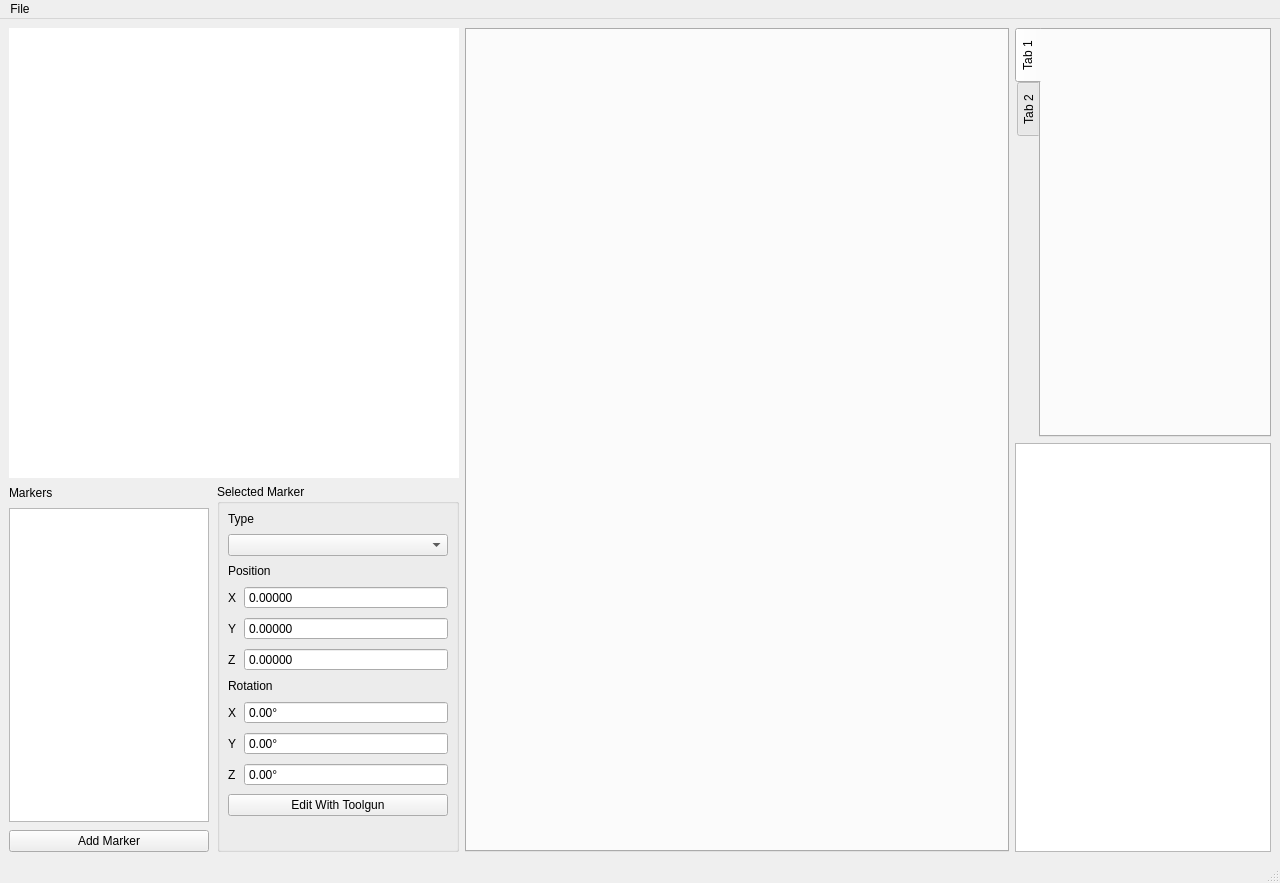
<?xml version="1.0" encoding="UTF-8"?>
<ui version="4.0">
 <class>MainWindow</class>
 <widget class="QMainWindow" name="MainWindow">
  <property name="geometry">
   <rect>
    <x>0</x>
    <y>0</y>
    <width>1280</width>
    <height>883</height>
   </rect>
  </property>
  <property name="windowTitle">
   <string>Frontier Defense Editor</string>
  </property>
  <widget class="QWidget" name="centralwidget">
   <layout class="QHBoxLayout" name="horizontalLayout">
    <item>
     <layout class="QVBoxLayout" name="verticalLayout">
      <item>
       <widget class="MinimapGraphicsView" name="minimapGraphicsView">
        <property name="sizePolicy">
         <sizepolicy hsizetype="Fixed" vsizetype="Fixed">
          <horstretch>0</horstretch>
          <verstretch>0</verstretch>
         </sizepolicy>
        </property>
        <property name="minimumSize">
         <size>
          <width>450</width>
          <height>450</height>
         </size>
        </property>
        <property name="frameShape">
         <enum>QFrame::NoFrame</enum>
        </property>
       </widget>
      </item>
      <item>
       <layout class="QHBoxLayout" name="horizontalLayout_2">
        <property name="spacing">
         <number>8</number>
        </property>
        <item>
         <layout class="QVBoxLayout" name="verticalLayout_4">
          <property name="spacing">
           <number>8</number>
          </property>
          <property name="topMargin">
           <number>2</number>
          </property>
          <item>
           <widget class="QLabel" name="label_6">
            <property name="text">
             <string>Markers</string>
            </property>
           </widget>
          </item>
          <item>
           <widget class="QListView" name="markerListView">
            <property name="maximumSize">
             <size>
              <width>200</width>
              <height>16777215</height>
             </size>
            </property>
            <property name="font">
             <font>
              <pointsize>9</pointsize>
             </font>
            </property>
            <property name="editTriggers">
             <set>QAbstractItemView::NoEditTriggers</set>
            </property>
            <property name="selectionMode">
             <enum>QAbstractItemView::ExtendedSelection</enum>
            </property>
           </widget>
          </item>
          <item>
           <widget class="QPushButton" name="addMarkerButton">
            <property name="text">
             <string>Add Marker</string>
            </property>
           </widget>
          </item>
         </layout>
        </item>
        <item>
         <widget class="QGroupBox" name="markerGroupBox">
          <property name="title">
           <string>Selected Marker</string>
          </property>
          <layout class="QVBoxLayout" name="verticalLayout_6">
           <property name="leftMargin">
            <number>0</number>
           </property>
           <property name="topMargin">
            <number>0</number>
           </property>
           <property name="rightMargin">
            <number>0</number>
           </property>
           <property name="bottomMargin">
            <number>0</number>
           </property>
           <item>
            <layout class="QVBoxLayout" name="verticalLayout_5">
             <property name="spacing">
              <number>8</number>
             </property>
             <property name="leftMargin">
              <number>8</number>
             </property>
             <property name="topMargin">
              <number>8</number>
             </property>
             <property name="rightMargin">
              <number>8</number>
             </property>
             <property name="bottomMargin">
              <number>8</number>
             </property>
             <item>
              <widget class="QLabel" name="label">
               <property name="sizePolicy">
                <sizepolicy hsizetype="Fixed" vsizetype="Fixed">
                 <horstretch>0</horstretch>
                 <verstretch>0</verstretch>
                </sizepolicy>
               </property>
               <property name="text">
                <string>Type</string>
               </property>
              </widget>
             </item>
             <item>
              <widget class="QComboBox" name="typeComboBox"/>
             </item>
             <item>
              <widget class="QLabel" name="label_2">
               <property name="sizePolicy">
                <sizepolicy hsizetype="Fixed" vsizetype="Fixed">
                 <horstretch>0</horstretch>
                 <verstretch>0</verstretch>
                </sizepolicy>
               </property>
               <property name="text">
                <string>Position</string>
               </property>
              </widget>
             </item>
             <item>
              <layout class="QGridLayout" name="gridLayout">
               <item row="0" column="1">
                <widget class="QDoubleSpinBox" name="xCoordSpinBox">
                 <property name="sizePolicy">
                  <sizepolicy hsizetype="Expanding" vsizetype="Fixed">
                   <horstretch>0</horstretch>
                   <verstretch>0</verstretch>
                  </sizepolicy>
                 </property>
                 <property name="buttonSymbols">
                  <enum>QAbstractSpinBox::NoButtons</enum>
                 </property>
                 <property name="decimals">
                  <number>5</number>
                 </property>
                 <property name="minimum">
                  <double>-1000000.000000000000000</double>
                 </property>
                 <property name="maximum">
                  <double>1000000.000000000000000</double>
                 </property>
                </widget>
               </item>
               <item row="2" column="1">
                <widget class="QDoubleSpinBox" name="zCoordSpinBox">
                 <property name="sizePolicy">
                  <sizepolicy hsizetype="Expanding" vsizetype="Fixed">
                   <horstretch>0</horstretch>
                   <verstretch>0</verstretch>
                  </sizepolicy>
                 </property>
                 <property name="buttonSymbols">
                  <enum>QAbstractSpinBox::NoButtons</enum>
                 </property>
                 <property name="decimals">
                  <number>5</number>
                 </property>
                 <property name="minimum">
                  <double>-1000000.000000000000000</double>
                 </property>
                 <property name="maximum">
                  <double>1000000.000000000000000</double>
                 </property>
                </widget>
               </item>
               <item row="1" column="1">
                <widget class="QDoubleSpinBox" name="yCoordSpinBox">
                 <property name="sizePolicy">
                  <sizepolicy hsizetype="Expanding" vsizetype="Fixed">
                   <horstretch>0</horstretch>
                   <verstretch>0</verstretch>
                  </sizepolicy>
                 </property>
                 <property name="buttonSymbols">
                  <enum>QAbstractSpinBox::NoButtons</enum>
                 </property>
                 <property name="decimals">
                  <number>5</number>
                 </property>
                 <property name="minimum">
                  <double>-1000000.000000000000000</double>
                 </property>
                 <property name="maximum">
                  <double>1000000.000000000000000</double>
                 </property>
                </widget>
               </item>
               <item row="0" column="0">
                <widget class="QLabel" name="label_4">
                 <property name="text">
                  <string>X</string>
                 </property>
                </widget>
               </item>
               <item row="1" column="0">
                <widget class="QLabel" name="label_5">
                 <property name="text">
                  <string>Y</string>
                 </property>
                </widget>
               </item>
               <item row="2" column="0">
                <widget class="QLabel" name="label_7">
                 <property name="text">
                  <string>Z</string>
                 </property>
                </widget>
               </item>
              </layout>
             </item>
             <item>
              <widget class="QLabel" name="label_3">
               <property name="text">
                <string>Rotation</string>
               </property>
              </widget>
             </item>
             <item>
              <layout class="QGridLayout" name="gridLayout_2" rowstretch="0,0,0">
               <item row="1" column="0">
                <widget class="QLabel" name="label_10">
                 <property name="text">
                  <string>Y</string>
                 </property>
                </widget>
               </item>
               <item row="0" column="0">
                <widget class="QLabel" name="label_8">
                 <property name="text">
                  <string>X</string>
                 </property>
                </widget>
               </item>
               <item row="2" column="0">
                <widget class="QLabel" name="label_9">
                 <property name="text">
                  <string>Z</string>
                 </property>
                </widget>
               </item>
               <item row="2" column="1">
                <widget class="QDoubleSpinBox" name="zRotDoubleSpinBox">
                 <property name="sizePolicy">
                  <sizepolicy hsizetype="Expanding" vsizetype="Fixed">
                   <horstretch>0</horstretch>
                   <verstretch>0</verstretch>
                  </sizepolicy>
                 </property>
                 <property name="inputMethodHints">
                  <set>Qt::ImhFormattedNumbersOnly</set>
                 </property>
                 <property name="buttonSymbols">
                  <enum>QAbstractSpinBox::NoButtons</enum>
                 </property>
                 <property name="suffix">
                  <string>°</string>
                 </property>
                </widget>
               </item>
               <item row="0" column="1">
                <widget class="QDoubleSpinBox" name="xRotDoubleSpinBox">
                 <property name="inputMethodHints">
                  <set>Qt::ImhFormattedNumbersOnly</set>
                 </property>
                 <property name="buttonSymbols">
                  <enum>QAbstractSpinBox::NoButtons</enum>
                 </property>
                 <property name="suffix">
                  <string>°</string>
                 </property>
                </widget>
               </item>
               <item row="1" column="1">
                <widget class="QDoubleSpinBox" name="yRotDoubleSpinBox">
                 <property name="inputMethodHints">
                  <set>Qt::ImhFormattedNumbersOnly</set>
                 </property>
                 <property name="buttonSymbols">
                  <enum>QAbstractSpinBox::NoButtons</enum>
                 </property>
                 <property name="suffix">
                  <string>°</string>
                 </property>
                </widget>
               </item>
              </layout>
             </item>
             <item>
              <widget class="QPushButton" name="toolgunButton">
               <property name="sizePolicy">
                <sizepolicy hsizetype="Preferred" vsizetype="Fixed">
                 <horstretch>0</horstretch>
                 <verstretch>0</verstretch>
                </sizepolicy>
               </property>
               <property name="text">
                <string>Edit With Toolgun</string>
               </property>
              </widget>
             </item>
             <item>
              <spacer name="verticalSpacer">
               <property name="orientation">
                <enum>Qt::Vertical</enum>
               </property>
               <property name="sizeHint" stdset="0">
                <size>
                 <width>20</width>
                 <height>40</height>
                </size>
               </property>
              </spacer>
             </item>
            </layout>
           </item>
          </layout>
         </widget>
        </item>
       </layout>
      </item>
     </layout>
    </item>
    <item>
     <widget class="QTabWidget" name="waveTabs">
      <property name="sizePolicy">
       <sizepolicy hsizetype="Expanding" vsizetype="Expanding">
        <horstretch>2</horstretch>
        <verstretch>0</verstretch>
       </sizepolicy>
      </property>
      <property name="minimumSize">
       <size>
        <width>512</width>
        <height>512</height>
       </size>
      </property>
      <property name="tabShape">
       <enum>QTabWidget::Rounded</enum>
      </property>
      <property name="currentIndex">
       <number>-1</number>
      </property>
     </widget>
    </item>
    <item>
     <layout class="QVBoxLayout" name="verticalLayout_2">
      <item>
       <widget class="QTabWidget" name="tabWidget">
        <property name="sizePolicy">
         <sizepolicy hsizetype="Expanding" vsizetype="Expanding">
          <horstretch>1</horstretch>
          <verstretch>0</verstretch>
         </sizepolicy>
        </property>
        <property name="tabPosition">
         <enum>QTabWidget::West</enum>
        </property>
        <widget class="QWidget" name="tab">
         <attribute name="title">
          <string>Tab 1</string>
         </attribute>
        </widget>
        <widget class="QWidget" name="tab_2">
         <attribute name="title">
          <string>Tab 2</string>
         </attribute>
        </widget>
       </widget>
      </item>
      <item>
       <widget class="QListWidget" name="listWidget"/>
      </item>
     </layout>
    </item>
   </layout>
  </widget>
  <widget class="QMenuBar" name="menubar">
   <property name="geometry">
    <rect>
     <x>0</x>
     <y>0</y>
     <width>1280</width>
     <height>21</height>
    </rect>
   </property>
   <widget class="QMenu" name="menuFile">
    <property name="title">
     <string>File</string>
    </property>
    <addaction name="actionNetworkSettings"/>
    <addaction name="actionExport_Script"/>
    <addaction name="actionSave"/>
    <addaction name="actionLoad"/>
   </widget>
   <addaction name="menuFile"/>
  </widget>
  <widget class="QStatusBar" name="statusbar"/>
  <action name="actionNetworkSettings">
   <property name="text">
    <string>Network Settings</string>
   </property>
  </action>
  <action name="actionExport_Script">
   <property name="text">
    <string>Export Script</string>
   </property>
  </action>
  <action name="actionSave">
   <property name="text">
    <string>Save</string>
   </property>
  </action>
  <action name="actionLoad">
   <property name="text">
    <string>Load</string>
   </property>
  </action>
 </widget>
 <customwidgets>
  <customwidget>
   <class>MinimapGraphicsView</class>
   <extends>QGraphicsView</extends>
   <header location="global">minimapgraphicsview.h</header>
  </customwidget>
 </customwidgets>
 <resources/>
 <connections/>
</ui>
